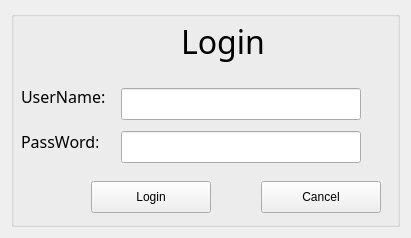
<?xml version="1.0" encoding="UTF-8"?>
<ui version="4.0">
 <class>FrmLogin</class>
 <widget class="QWidget" name="FrmLogin">
  <property name="geometry">
   <rect>
    <x>0</x>
    <y>0</y>
    <width>411</width>
    <height>238</height>
   </rect>
  </property>
  <property name="windowTitle">
   <string>Login</string>
  </property>
  <property name="layoutDirection">
   <enum>Qt::LeftToRight</enum>
  </property>
  <property name="styleSheet">
   <string notr="true"/>
  </property>
  <layout class="QGridLayout" name="gridLayout">
   <item row="0" column="0">
    <widget class="QGroupBox" name="groupBox">
     <property name="title">
      <string/>
     </property>
     <widget class="QLabel" name="label">
      <property name="geometry">
       <rect>
        <x>10</x>
        <y>75</y>
        <width>84</width>
        <height>21</height>
       </rect>
      </property>
      <property name="font">
       <font>
        <family>Century Gothic</family>
        <pointsize>12</pointsize>
       </font>
      </property>
      <property name="text">
       <string>UserName:</string>
      </property>
     </widget>
     <widget class="QLabel" name="label_2">
      <property name="geometry">
       <rect>
        <x>10</x>
        <y>120</y>
        <width>77</width>
        <height>21</height>
       </rect>
      </property>
      <property name="font">
       <font>
        <family>Century Gothic</family>
        <pointsize>12</pointsize>
       </font>
      </property>
      <property name="text">
       <string>PassWord:</string>
      </property>
     </widget>
     <widget class="QLineEdit" name="user_input">
      <property name="geometry">
       <rect>
        <x>110</x>
        <y>77</y>
        <width>240</width>
        <height>32</height>
       </rect>
      </property>
      <property name="minimumSize">
       <size>
        <width>0</width>
        <height>32</height>
       </size>
      </property>
      <property name="font">
       <font>
        <family>Century Gothic</family>
        <pointsize>11</pointsize>
       </font>
      </property>
     </widget>
     <widget class="QLineEdit" name="pass_input">
      <property name="geometry">
       <rect>
        <x>110</x>
        <y>120</y>
        <width>240</width>
        <height>32</height>
       </rect>
      </property>
      <property name="minimumSize">
       <size>
        <width>0</width>
        <height>32</height>
       </size>
      </property>
      <property name="font">
       <font>
        <family>Century Gothic</family>
        <pointsize>11</pointsize>
       </font>
      </property>
      <property name="echoMode">
       <enum>QLineEdit::Password</enum>
      </property>
     </widget>
     <widget class="QPushButton" name="btn_login">
      <property name="geometry">
       <rect>
        <x>80</x>
        <y>170</y>
        <width>120</width>
        <height>32</height>
       </rect>
      </property>
      <property name="text">
       <string>Login</string>
      </property>
     </widget>
     <widget class="QPushButton" name="btn_cancel">
      <property name="geometry">
       <rect>
        <x>250</x>
        <y>170</y>
        <width>120</width>
        <height>32</height>
       </rect>
      </property>
      <property name="text">
       <string>Cancel</string>
      </property>
     </widget>
     <widget class="QLabel" name="label_3">
      <property name="geometry">
       <rect>
        <x>170</x>
        <y>10</y>
        <width>91</width>
        <height>41</height>
       </rect>
      </property>
      <property name="font">
       <font>
        <family>Century Gothic</family>
        <pointsize>24</pointsize>
       </font>
      </property>
      <property name="text">
       <string>Login</string>
      </property>
     </widget>
    </widget>
   </item>
  </layout>
 </widget>
 <resources/>
 <connections/>
</ui>
